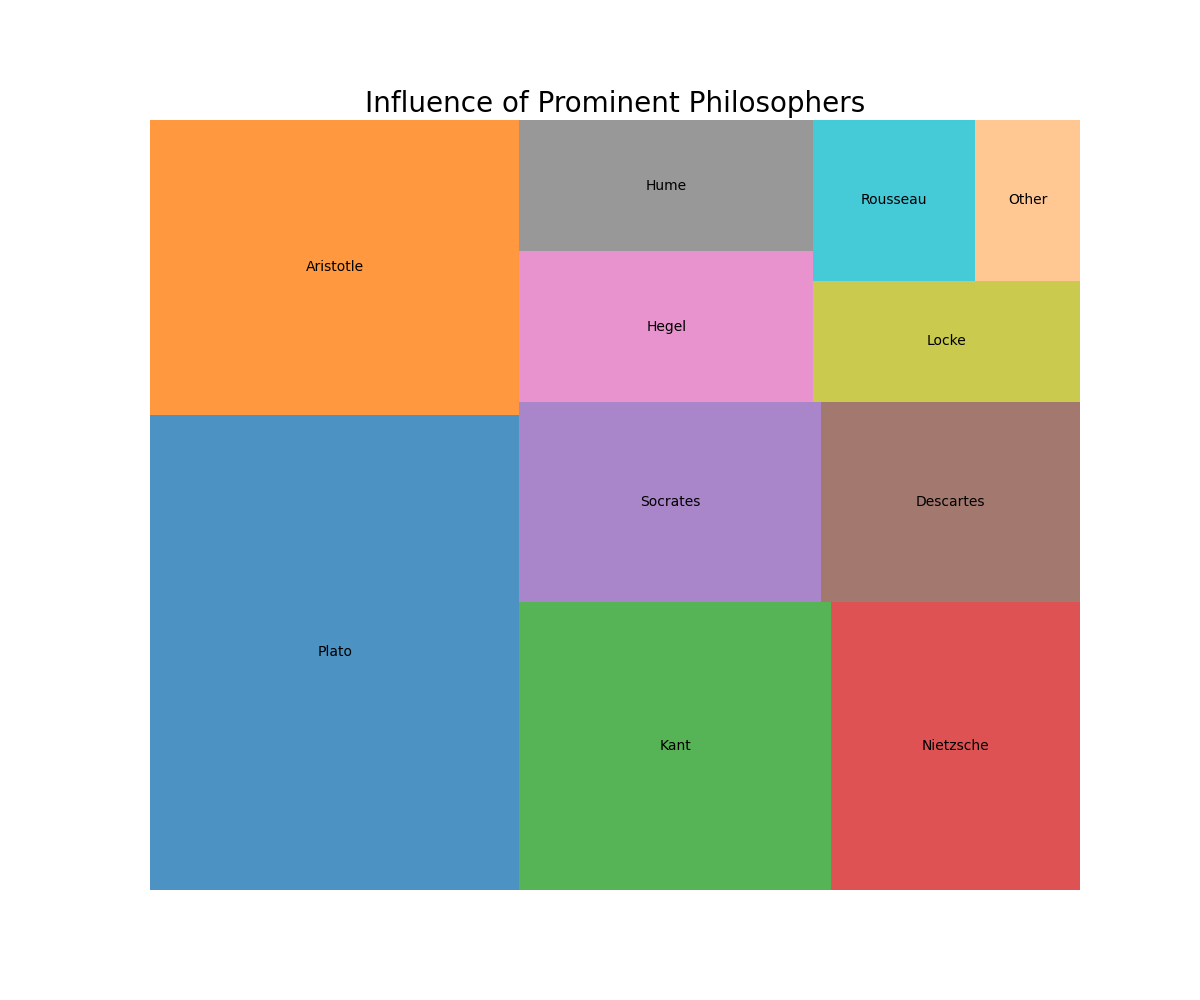

Write the Python code that produced this figure.

import matplotlib.pyplot as plt
import squarify

# Data
philosophers = ['Plato', 'Aristotle', 'Kant', 'Nietzsche', 'Socrates', 'Descartes', 'Hegel', 'Hume', 'Locke', 'Rousseau', 'Other']
influence_values = [25.0, 15.5, 12.8, 10.2, 8.6, 7.4, 6.3, 5.5, 4.6, 3.7, 2.4]
colors = ['#1f77b4', '#ff7f0e', '#2ca02c', '#d62728', '#9467bd', '#8c564b', '#e377c2', '#7f7f7f', '#bcbd22', '#17becf', '#ffbb78']

# Create a figure with specified size
plt.figure(figsize=(12, 10))

# Create a treemap with the above data
squarify.plot(sizes=influence_values, label=philosophers, color=colors, alpha=0.8)

# Title of the treemap
plt.title('Influence of Prominent Philosophers', fontsize=20)

# Remove the axes
plt.axis('off')

# Show the plot
plt.show()
